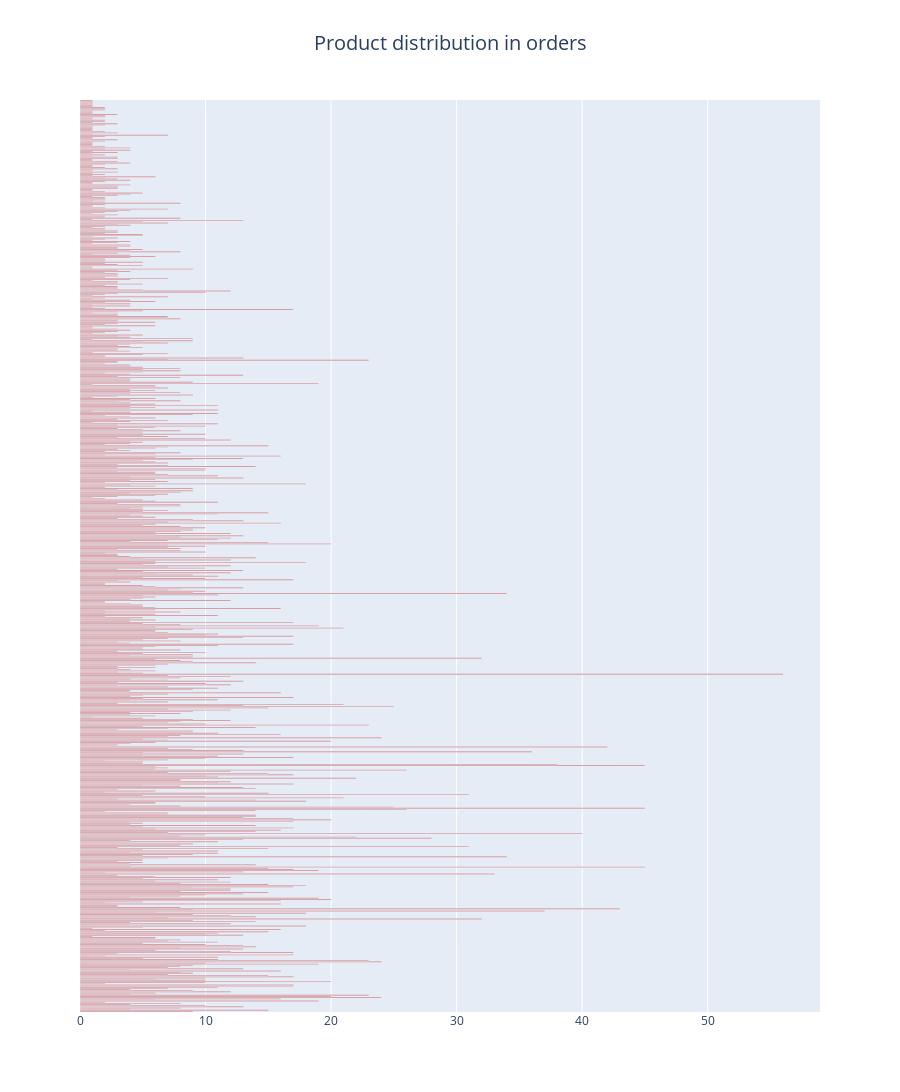

The notebook cell saved with this chart:
### Markdown cell above
### 3.3 Distribution of product references in the orders <a class="anchor" id="section3_3"></a>

### Code cell
fig = go.Figure()
fig.add_trace(go.Bar(
    x=orders_coverage['Count'],
    y=orders_coverage['Order'],
    name='Primary Product',
    marker_color='indianred',
    orientation='h'
))

fig.update_yaxes(visible=False, showticklabels=False)

fig.update_layout(
  height=max([len(order_name) for order_name in orders_coverage['Order']])*10,
  #width=1000, #len(orders_coverage['Order'])*20,
  title={'text': "Product distribution in orders",
          'x':0.5,
          'xanchor': 'center',
          'font_size': 20,
    }
)

fig.show()

### Figure 1 — Plotly figure (JSON) as saved in the notebook; plotly's stock layout.template omitted (floating-point values rounded to 4 significant figures; data arrays with more than 128 entries replaced by an {"elided": "..."} marker saying what was removed)
{"data": [{"marker": {"color": "indianred"}, "name": "Primary Product", "orientation": "h", "type": "bar", "x": {"elided": "790 int values"}, "y": {"elided": "790 str values"}}], "layout": {"height": 1950, "title": {"font": {"size": 20}, "text": "Product distribution in orders", "x": 0.5, "xanchor": "center"}, "yaxis": {"showticklabels": false, "visible": false}}}
